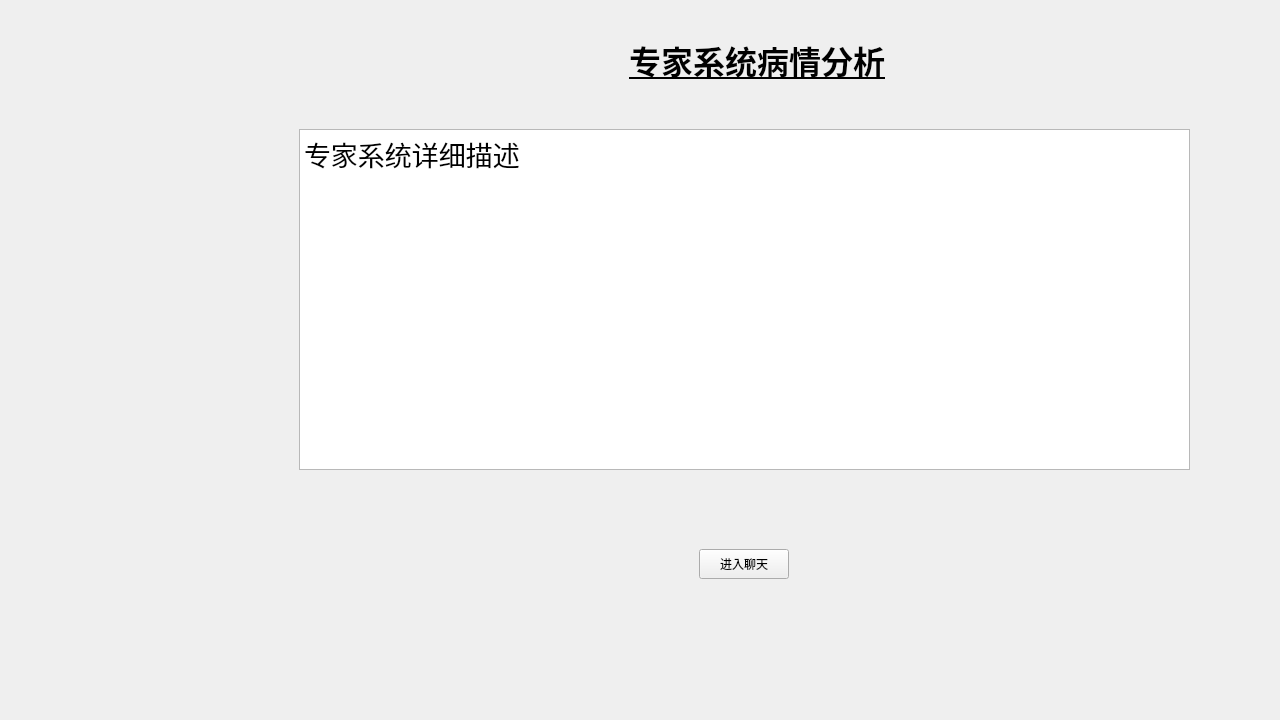
<?xml version="1.0" encoding="UTF-8"?>
<ui version="4.0">
 <class>Form</class>
 <widget class="QWidget" name="Form">
  <property name="geometry">
   <rect>
    <x>0</x>
    <y>0</y>
    <width>1280</width>
    <height>720</height>
   </rect>
  </property>
  <property name="windowTitle">
   <string>Form</string>
  </property>
  <widget class="QWidget" name="expert_sys_widget" native="true">
   <property name="geometry">
    <rect>
     <x>259</x>
     <y>29</y>
     <width>981</width>
     <height>671</height>
    </rect>
   </property>
   <property name="layoutDirection">
    <enum>Qt::LeftToRight</enum>
   </property>
   <property name="autoFillBackground">
    <bool>false</bool>
   </property>
   <widget class="QLabel" name="page_title_label">
    <property name="geometry">
     <rect>
      <x>370</x>
      <y>0</y>
      <width>261</width>
      <height>61</height>
     </rect>
    </property>
    <property name="font">
     <font>
      <family>思源宋体 CN</family>
      <pointsize>24</pointsize>
      <weight>75</weight>
      <bold>true</bold>
      <underline>true</underline>
     </font>
    </property>
    <property name="autoFillBackground">
     <bool>true</bool>
    </property>
    <property name="text">
     <string>专家系统病情分析</string>
    </property>
   </widget>
   <widget class="QTextBrowser" name="descrip_textBrowser">
    <property name="geometry">
     <rect>
      <x>40</x>
      <y>100</y>
      <width>891</width>
      <height>341</height>
     </rect>
    </property>
    <property name="html">
     <string>&lt;!DOCTYPE HTML PUBLIC &quot;-//W3C//DTD HTML 4.0//EN&quot; &quot;http://www.w3.org/TR/REC-html40/strict.dtd&quot;&gt;
&lt;html&gt;&lt;head&gt;&lt;meta name=&quot;qrichtext&quot; content=&quot;1&quot; /&gt;&lt;style type=&quot;text/css&quot;&gt;
p, li { white-space: pre-wrap; }
&lt;/style&gt;&lt;/head&gt;&lt;body style=&quot; font-family:'Noto Sans CJK SC'; font-size:9pt; font-weight:400; font-style:normal;&quot;&gt;
&lt;p style=&quot; margin-top:0px; margin-bottom:0px; margin-left:0px; margin-right:0px; -qt-block-indent:0; text-indent:0px;&quot;&gt;&lt;span style=&quot; font-size:20pt;&quot;&gt;专家系统详细描述&lt;/span&gt;&lt;/p&gt;&lt;/body&gt;&lt;/html&gt;</string>
    </property>
   </widget>
   <widget class="QPushButton" name="pushButton">
    <property name="geometry">
     <rect>
      <x>440</x>
      <y>520</y>
      <width>90</width>
      <height>30</height>
     </rect>
    </property>
    <property name="text">
     <string>进入聊天</string>
    </property>
   </widget>
  </widget>
 </widget>
 <resources/>
 <connections/>
</ui>
